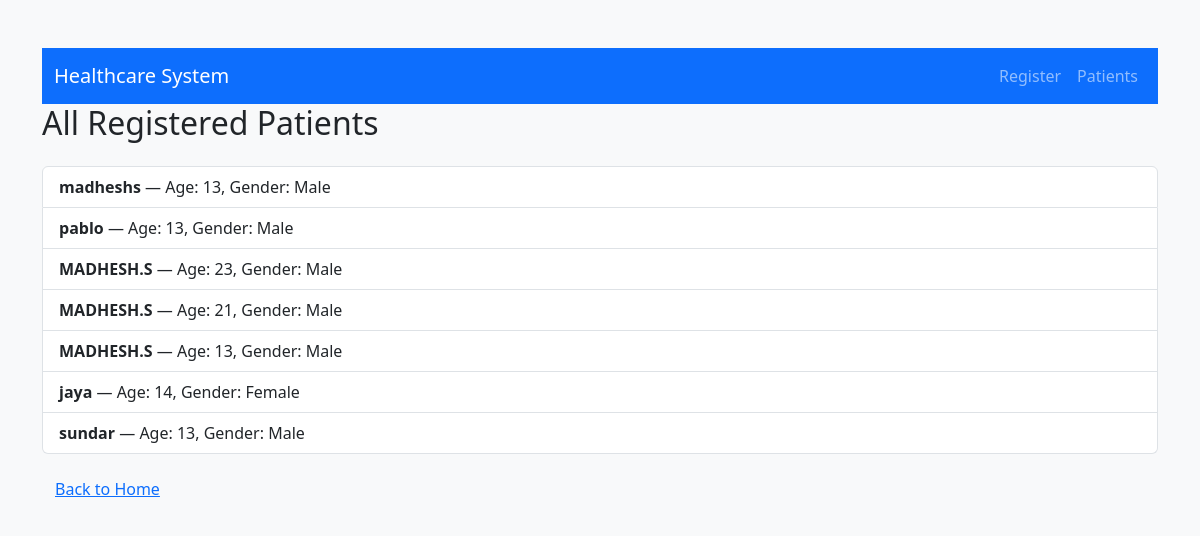
The app's page /patients/ with its own data.
### core/models.py (models this page shows, shortened)
class Patient(models.Model):
    GENDER_CHOICES = (
        ('M', 'Male'),
        ('F', 'Female'),
        ('O', 'Other'),
    )
    name = models.CharField(max_length=100)
    age = models.IntegerField(null=False, blank=False)
    gender = models.CharField(max_length=1, choices=GENDER_CHOICES,default='M')
    email = models.EmailField(unique=True)
    phone = models.CharField(max_length=10,unique=True)
    address = models.TextField()

### core/views.py (the view)
# urls.py: path('patients/', views.patient_list, name='patient_list'),
def patient_list(request):
    patients = Patient.objects.all()
    return render(request, 'core/patient_list.html', {'patients': patients})

### core/templates/core/patient_list.html (shortened to what this page needs)
{% extends 'core/base.html' %}
{% block content %}
    <h2 class="mb-4">All Registered Patients</h2>
    {% if patients %}
        <ul class="list-group">
            {% for patient in patients %}
                <li class="list-group-item">
                    <strong>{{ patient.name }}</strong> — Age: {{ patient.age }}, Gender: {{ patient.get_gender_display }}
                </li>
            {% endfor %}
        </ul>
    {% else %}
        <p>No patients registered yet.</p>
    {% endif %}
    <a href="/" class="btn btn-link mt-3">Back to Home</a>
{% endblock %}

### core/templates/core/base.html (shortened to what this page needs)
<!DOCTYPE html>
<html lang="en">
<head>
    <link href="https://cdn.jsdelivr.net/npm/bootstrap@5.3.0-alpha1/dist/css/bootstrap.min.css" rel="stylesheet">
</head>
<body>
    <div class="container mt-5">
    <nav class="navbar navbar-expand-lg navbar-dark bg-primary">
    <div class="container">
        <a class="navbar-brand" href="/">Healthcare System</a>
        <div class="navbar-nav">
            <a class="nav-link" href="{% url 'register_patient' %}">Register</a>
            <a class="nav-link" href="{% url 'patient_list' %}">Patients</a>
        </div>
    </div>
</nav>
        {% block content %}
        {% endblock %}
    </div>
</body>
</html>

### core/templates/core/base.html (style rules this page uses)
body { background-color: #f8f9fa; }

### records on screen
Patient: name "madheshs", age "13", gender "Male"
Patient: name "pablo", age "13", gender "Male"
Patient: name "MADHESH.S", age "23", gender "Male"
Patient: name "MADHESH.S", age "21", gender "Male"
Patient: name "MADHESH.S", age "13", gender "Male"
Patient: name "jaya", age "14", gender "Female"
Patient: name "sundar", age "13", gender "Male"
